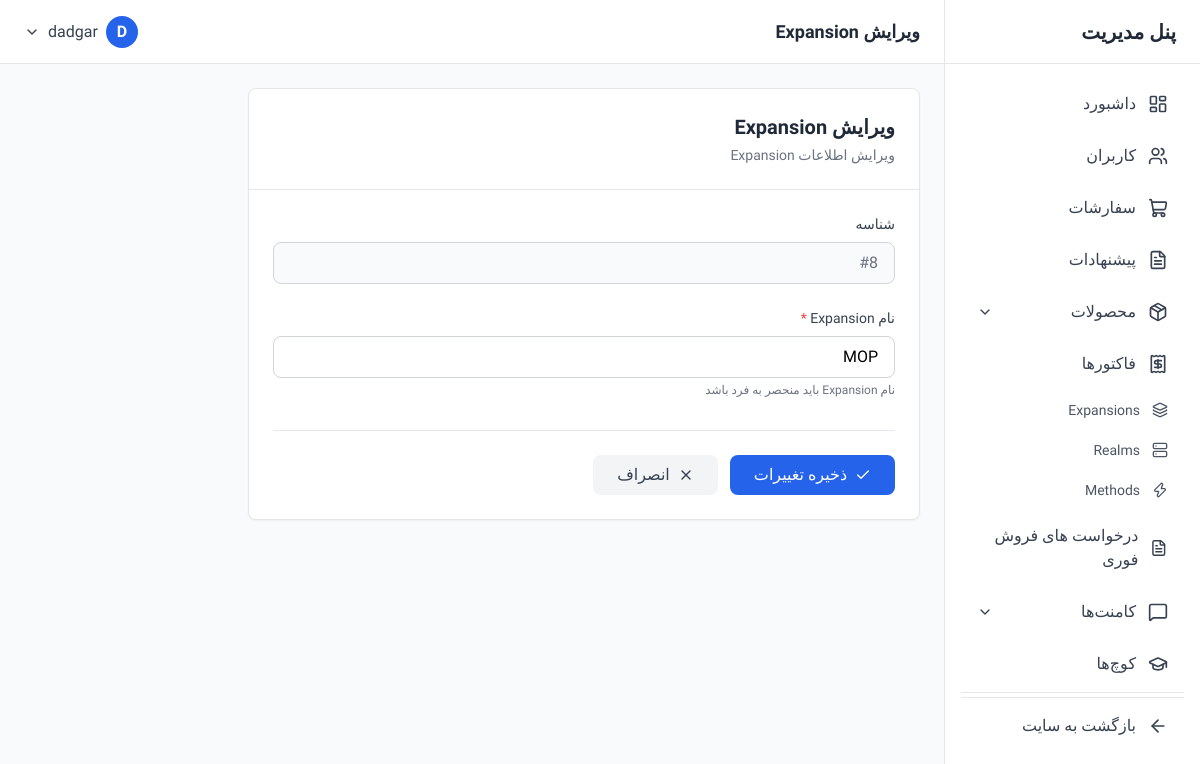
Page /dashboard/expansions/8/edit/ (signed in) on the committed database.
### account/models.py (models this page shows, shortened)
class User(AbstractUser):
    email = models.EmailField('Email Address', unique=True)
    phone = models.CharField('Phone Number', max_length=15)
    discord_id = models.CharField('Discord ID', max_length=255)
    last_activation_email_sent = models.DateTimeField(null=True, blank=True)

### core/models.py (models this page shows, shortened)
class Expansion(models.Model):
    name = models.CharField(max_length=100, unique=True)

### dashboard/views.py (the view, shortened to what this page needs)
# urls.py: path('expansions/<int:pk>/edit/', views.expansion_edit, name='expansion_edit'),
@login_required
@user_passes_test(is_admin)
def expansion_edit(request, pk):
    expansion = get_object_or_404(Expansion, pk=pk)
    context = {'expansion': expansion}
    return render(request, 'dashboard/expansions/edit.html', context)

### dashboard/views.py (called while the page is built)
def is_admin(user):
    return user.is_staff or user.is_superuser

### dashboard/templates/dashboard/expansions/edit.html (shortened to what this page needs)
{% extends 'dashboard/base.html' %}
{% block page_title %}ویرایش Expansion{% endblock %}
{% block content %}
<div class="max-w-2xl">
    <div class="bg-white rounded-lg shadow-sm border border-gray-200">
        <div class="p-6 border-b border-gray-200">
            <h2 class="text-xl font-semibold text-gray-800">ویرایش Expansion</h2>
            <p class="text-sm text-gray-500 mt-1">ویرایش اطلاعات Expansion</p>
        </div>
        <form method="POST" class="p-6">
            <div class="space-y-6">
                <div>
                    <label class="block text-sm font-medium text-gray-700 mb-2">
                        شناسه
                    </label>
                    <input
                        type="text"
                        value="#{{ expansion.id }}"
                        disabled
                        class="w-full px-4 py-2 border border-gray-300 rounded-lg bg-gray-50 text-gray-500"
                    >
                </div>
                <div>
                    <label for="name" class="block text-sm font-medium text-gray-700 mb-2">
                        نام Expansion
                        <span class="text-red-500">*</span>
                    </label>
                    <input
                        type="text"
                        id="name"
                        name="name"
                        value="{{ expansion.name }}"
                        required
                        placeholder="مثال: The War Within"
                        class="w-full px-4 py-2 border border-gray-300 rounded-lg focus:ring-2 focus:ring-blue-500 focus:border-transparent"
                    >
                    <p class="text-xs text-gray-500 mt-1">نام Expansion باید منحصر به فرد باشد</p>
                </div>
            </div>
            <div class="flex items-center gap-3 mt-8 pt-6 border-t border-gray-200">
                <button
                    type="submit"
                    class="px-6 py-2 bg-blue-600 text-white rounded-lg hover:bg-blue-700 transition-colors flex items-center gap-2"
                >
                    <i data-lucide="check" class="w-4 h-4"></i>
                    <span>ذخیره تغییرات</span>
                </button>
                <a
                    href="{% url 'dashboard:expansion_list' %}"
                    class="px-6 py-2 bg-gray-100 text-gray-700 rounded-lg hover:bg-gray-200 transition-colors flex items-center gap-2"
                >
                    <i data-lucide="x" class="w-4 h-4"></i>
                    <span>انصراف</span>
                </a>
            </div>
        </form>
    </div>
</div>
{% endblock %}

### dashboard/templates/dashboard/base.html (shortened to what this page needs)
<!DOCTYPE html>
<html lang="fa" dir="rtl">
<head>
    <script src="https://cdn.tailwindcss.com"></script>
</head>
<body class="bg-gray-50" x-data="{ sidebarOpen: true, mobileMenuOpen: false }">
    <aside
        :class="sidebarOpen ? 'translate-x-0' : 'translate-x-full'"
        class="fixed right-0 top-0 z-40 h-screen w-64 bg-white border-l border-gray-200 transition-transform duration-300 ease-in-out lg:translate-x-0"
    >
        <div class="flex items-center justify-between h-16 px-6 border-b border-gray-200">
            <h1 class="text-xl font-bold text-gray-800">پنل مدیریت</h1>
        </div>
<nav class="p-4 space-y-1 overflow-y-auto h-[calc(100vh-64px)]">
    <a href="{% url 'dashboard:home' %}" class="flex items-center gap-3 px-4 py-3 text-gray-700 rounded-lg hover:bg-blue-50 hover:text-blue-600 transition-colors">
        <i data-lucide="layout-dashboard" class="w-5 h-5"></i>
        <span>داشبورد</span>
    </a>
    <a href="{% url 'dashboard:user_list' %}" class="flex items-center gap-3 px-4 py-3 text-gray-700 rounded-lg hover:bg-blue-50 hover:text-blue-600 transition-colors">
        <i data-lucide="users" class="w-5 h-5"></i>
        <span>کاربران</span>
    </a>
    <a href="{% url 'dashboard:order_list' %}" class="flex items-center gap-3 px-4 py-3 text-gray-700 rounded-lg hover:bg-blue-50 hover:text-blue-600 transition-colors">
        <i data-lucide="shopping-cart" class="w-5 h-5"></i>
        <span>سفارشات</span>
    </a>
    <a href="{% url 'dashboard:offer_list' %}" class="flex items-center gap-3 px-4 py-3 text-gray-700 rounded-lg hover:bg-blue-50 hover:text-blue-600 transition-colors">
        <i data-lucide="file-text" class="w-5 h-5"></i>
        <span>پیشنهادات</span>
    </a>
    <div x-data="{ open: false }">
        <button @click="open = !open" class="w-full flex items-center justify-between gap-3 px-4 py-3 text-gray-700 rounded-lg hover:bg-blue-50 hover:text-blue-600 transition-colors">
            <div class="flex items-center gap-3">
                <i data-lucide="package" class="w-5 h-5"></i>
                <span>محصولات</span>
            </div>
            <i data-lucide="chevron-down" class="w-4 h-4" :class="{ 'rotate-180': open }"></i>
        </button>
    </div>
    <a href="{% url 'dashboard:invoice_list' %}" class="flex items-center gap-3 px-4 py-3 text-gray-700 rounded-lg hover:bg-blue-50 hover:text-blue-600 transition-colors">
        <i data-lucide="receipt" class="w-5 h-5"></i>
        <span>فاکتورها</span>
    </a>
    <a href="{% url 'dashboard:expansion_list' %}" class="flex items-center gap-3 px-4 py-2 text-sm text-gray-600 rounded-lg hover:bg-blue-50 hover:text-blue-600 transition-colors">
        <i data-lucide="layers" class="w-4 h-4"></i>
        <span>Expansions</span>
    </a>
    <a href="{% url 'dashboard:realm_list' %}" class="flex items-center gap-3 px-4 py-2 text-sm text-gray-600 rounded-lg hover:bg-blue-50 hover:text-blue-600 transition-colors">
        <i data-lucide="server" class="w-4 h-4"></i>
        <span>Realms</span>
    </a>
    <a href="{% url 'dashboard:method_list' %}" class="flex items-center gap-3 px-4 py-2 text-sm text-gray-600 rounded-lg hover:bg-blue-50 hover:text-blue-600 transition-colors">
        <i data-lucide="zap" class="w-4 h-4"></i>
        <span>Methods</span>
    </a>
    <a href="{% url 'dashboard:fastsell_list' %}" class="flex items-center gap-3 px-4 py-3 text-gray-700 rounded-lg hover:bg-blue-50 hover:text-blue-600 transition-colors">
        <i data-lucide="file-text" class="w-5 h-5"></i>
        <span>درخواست های فروش فوری</span>
    </a>
    <div x-data="{ open: false }">
        <button @click="open = !open" class="w-full flex items-center justify-between gap-3 px-4 py-3 text-gray-700 rounded-lg hover:bg-blue-50 hover:text-blue-600 transition-colors">
            <div class="flex items-center gap-3">
                <i data-lucide="message-square" class="w-5 h-5"></i>
                <span>کامنت‌ها</span>
            </div>
            <i data-lucide="chevron-down" class="w-4 h-4" :class="{ 'rotate-180': open }"></i>
        </button>
    </div>
    <a href="{% url 'dashboard:coach_list' %}" class="flex items-center gap-3 px-4 py-3 text-gray-700 rounded-lg hover:bg-blue-50 hover:text-blue-600 transition-colors">
        <i data-lucide="graduation-cap" class="w-5 h-5"></i>
        <span>کوچ‌ها</span>
    </a>
    <hr class="my-4 border-gray-200">
    <hr class="my-4 border-gray-200">
    <a href="/" class="flex items-center gap-3 px-4 py-3 text-gray-700 rounded-lg hover:bg-gray-100 transition-colors">
        <i data-lucide="arrow-left" class="w-5 h-5"></i>
        <span>بازگشت به سایت</span>
    </a>
</nav>
    </aside>
    <div class="lg:mr-64">
        <header class="bg-white border-b border-gray-200 h-16 flex items-center justify-between px-6 sticky top-0 z-30">
            <div class="flex items-center gap-4">
                <h2 class="text-lg font-semibold text-gray-800">{% block page_title %}داشبورد{% endblock %}</h2>
            </div>
            <div class="flex items-center gap-4" x-data="{ open: false }">
                <div class="relative">
                    <button @click="open = !open" class="flex items-center gap-2 text-gray-700 hover:text-gray-900">
                        <div class="w-8 h-8 rounded-full bg-blue-600 flex items-center justify-center text-white font-semibold">
                            {{ request.user.username|slice:":1"|upper }}
                        </div>
                        <span class="hidden md:block">{{ request.user.username }}</span>
                        <i data-lucide="chevron-down" class="w-4 h-4"></i>
                    </button>
                </div>
            </div>
        </header>
        <main class="p-6">
            {% block content %}{% endblock %}
        </main>
    </div>
</body>
</html>

### dashboard/templates/dashboard/base.html (style rules this page uses)
body { font-family: 'Vazirmatn', sans-serif; }

### rows in the picture
User: user.username "D", user.username "dadgar"
Expansion: id "#8", name "MOP"
